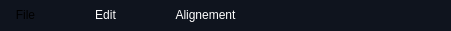
                    <widget class="QWidget" name="menu_bar" native="true">
                     <property name="geometry">
                      <rect>
                       <x>-1</x>
                       <y>10</y>
                       <width>451</width>
                       <height>31</height>
                      </rect>
                     </property>
                     <property name="styleSheet">
                      <string notr="true">QWidget {
 	background-color:#0F141E ;
	border-radius:10px ; 
	padding : 0 40px 0 10px ; 
}</string>
                     </property>
                     <widget class="QPushButton" name="file">
                      <property name="geometry">
                       <rect>
                        <x>0</x>
                        <y>1</y>
                        <width>81</width>
                        <height>28</height>
                       </rect>
                      </property>
                      <property name="layoutDirection">
                       <enum>Qt::LeftToRight</enum>
                      </property>
                      <property name="styleSheet">
                       <string notr="true">#file{
color:rgb(255, 255, 255);}
#file::hover {
	background-color:#4AC7EA ; 
	color:white ; 
}</string>
                      </property>
                      <property name="text">
                       <string>File</string>
                      </property>
                      <property name="iconSize">
                       <size>
                        <width>13</width>
                        <height>16</height>
                       </size>
                      </property>
                     </widget>
                     <widget class="QPushButton" name="edit">
                      <property name="geometry">
                       <rect>
                        <x>80</x>
                        <y>1</y>
                        <width>81</width>
                        <height>28</height>
                       </rect>
                      </property>
                      <property name="styleSheet">
                       <string notr="true">#edit{
color: rgb(255, 255, 255);}
#edit::hover {
	background-color:#4AC7EA ; 
	color:white ; 
}</string>
                      </property>
                      <property name="text">
                       <string>Edit</string>
                      </property>
                     </widget>
                     <widget class="QPushButton" name="alignement">
                      <property name="geometry">
                       <rect>
                        <x>160</x>
                        <y>1</y>
                        <width>121</width>
                        <height>28</height>
                       </rect>
                      </property>
                      <property name="styleSheet">
                       <string notr="true">#alignement{
color: rgb(255, 255, 255);}
#alignement::hover {
	background-color:#4AC7EA ; 
	color:white ; 
}</string>
                      </property>
                      <property name="text">
                       <string>Alignement</string>
                      </property>
                     </widget>
                    </widget>
